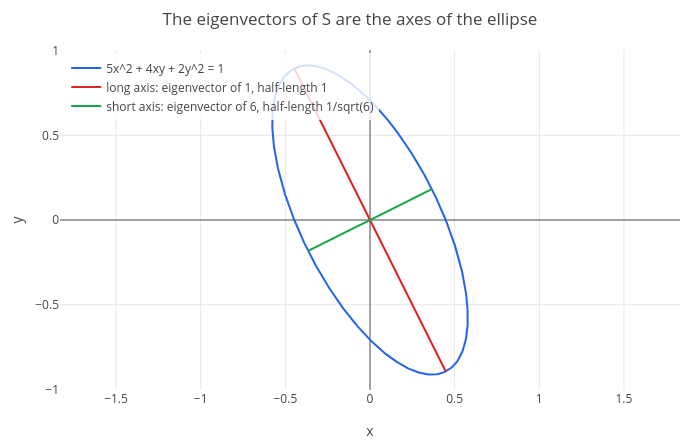

This figure's notebook cell:
### Markdown cell above
The level curve $5x^2 + 4xy + 2y^2 = 1$ is a tilted ellipse. In the eigenvector coordinates
$x = Qu$ the cross term disappears: $x^TSx = u^T\Lambda u = 1\cdot u_1^2 + 6\,u_2^2$. So the ellipse has its axes along
the eigenvectors, with half-lengths $1/\sqrt{\lambda}$: length 1 along $q_1 \propto [-1\ 2]$ and $1/\sqrt6$ along
$q_2 \propto [2\ 1]$. This is how [foundations lesson 9](../foundations/09-geometry-and-conics.ipynb) untilted conics.

The plot shows the ellipse and its two axes, the eigenvector directions scaled to the half-lengths (axes: the
coordinates $x$ and $y$):

### Code cell
p = show(implicitplot(5*x^2 + 4*x*y + 2*y^2 == 1, x, -1.2, 1.2, y, -1.2, 1.2), parametric(-s/sqrt(5), 2*s/sqrt(5), s, -1, 1), parametric(2*s/sqrt(30), s/sqrt(30), s, -1, 1));
p = legend(p, "5x^2 + 4xy + 2y^2 = 1", "long axis: eigenvector of 1, half-length 1", "short axis: eigenvector of 6, half-length 1/sqrt(6)");
labels(title(p, "The eigenvectors of S are the axes of the ellipse"), "x", "y")

### Figure 1 — Plotly figure (JSON) as saved in the notebook; plotly's stock layout.template omitted (floating-point values rounded to 4 significant figures; data arrays with more than 128 entries replaced by an {"elided": "..."} marker saying what was removed)
{"data": [{"line": {"color": "#2563eb", "width": 2}, "mode": "lines", "name": "5x^2 + 4xy + 2y^2 = 1", "type": "scatter", "x": {"elided": "502 float values"}, "y": {"elided": "502 float values"}}, {"line": {"color": "#dc2626", "width": 2}, "mode": "lines", "name": "long axis: eigenvector of 1, half-length 1", "type": "scatter", "x": {"elided": "402 float values"}, "y": {"elided": "402 float values"}}, {"line": {"color": "#16a34a", "width": 2}, "mode": "lines", "name": "short axis: eigenvector of 6, half-length 1/sqrt(6)", "type": "scatter", "x": {"elided": "402 float values"}, "y": {"elided": "402 float values"}}], "layout": {"height": 440, "legend": {"bgcolor": "rgba(255,255,255,0.8)", "x": 0.01, "xanchor": "left", "y": 0.99, "yanchor": "top"}, "margin": {"b": 50, "l": 60, "r": 20, "t": 50}, "showlegend": true, "title": {"text": "The eigenvectors of S are the axes of the ellipse"}, "width": 700, "xaxis": {"title": {"text": "x"}, "zeroline": true}, "yaxis": {"range": [-1.004, 1.004], "scaleanchor": "x", "scaleratio": 1, "title": {"text": "y"}, "zeroline": true}}}
